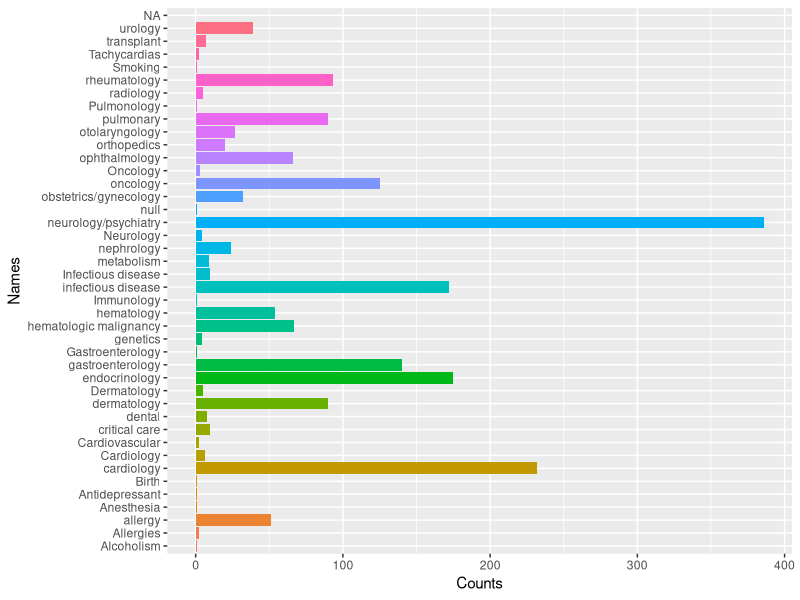
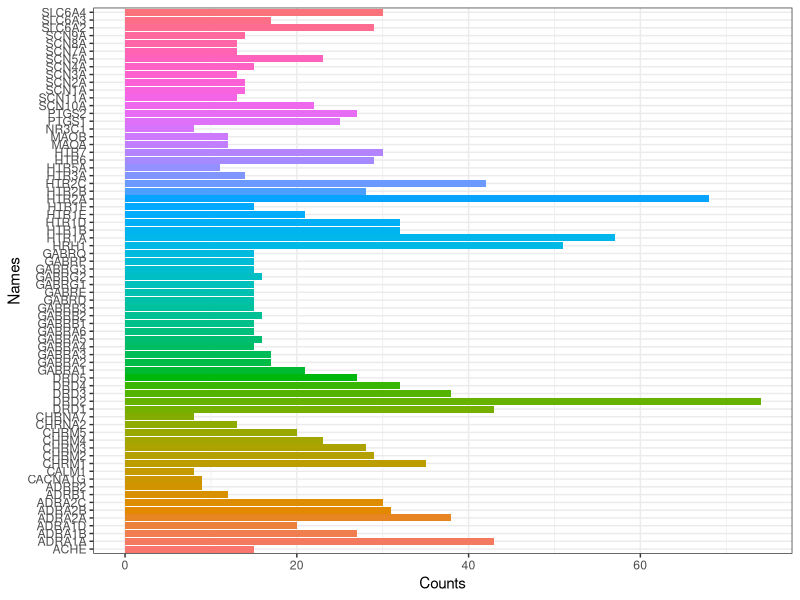
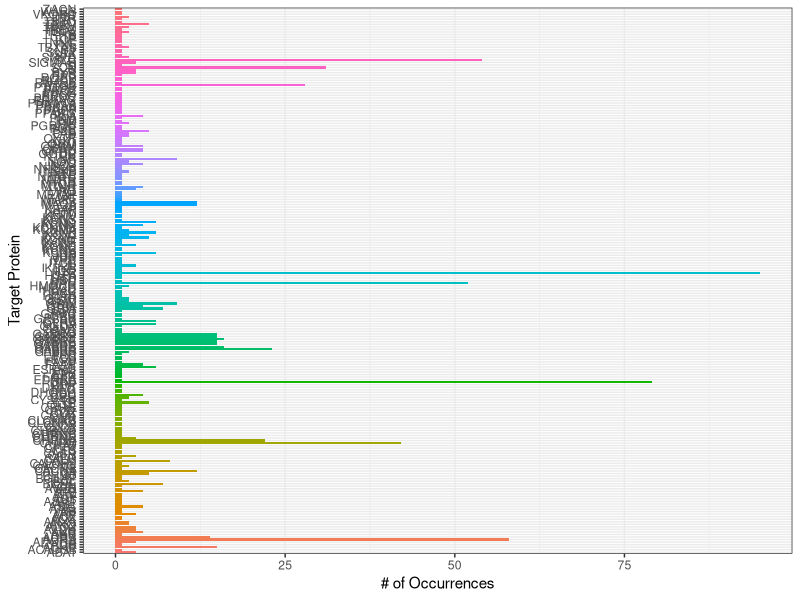
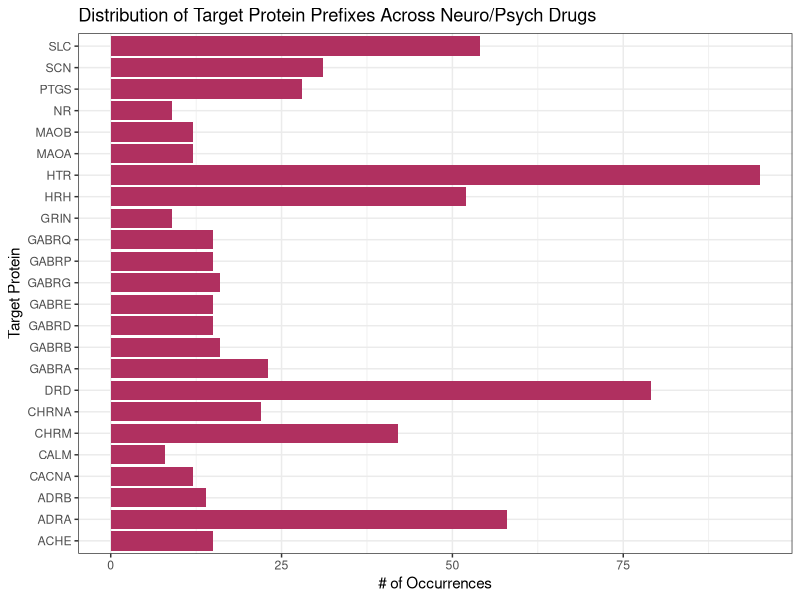

These figures' R source, in order: (Note: this script raises an error after producing the figures.)
library(tidyverse)
library(readxl)
library(rlang)

########################################################################
## Code to create counts the for dataset on the number of occurrences ##
## for each Disease Area, Target Protein, and Indication + Plotting   ##
########################################################################

all.drugs = read_xls("literallyAllDrugs.xls") %>%
  filter(
    !is.na(SMILES), 
    !is.na(Target), 
    !is.na(MOA)
  )

head(all.drugs)

## Distribution of the Targets for Launched - I do not know what this means
# Maybe it means what is seen in a patient for the treatment to be dispatched?
# Can help us choose which cancer (or health issue in general) to focus on

launched = all.drugs %>%
  filter(Phase == "Launched")

# How many are there in each disease area? (launched drugs)

launched$DAvector = strsplit(launched$`Disease Area`, ", ")

counts = list()

counter = function(vec) {
  
  for (i in vec) {
    
    if (is.null(counts[[i]])) {
      counts[[i]] <<- 0
    }
    
    counts[[i]] <<- counts[[i]] + 1
    
  }
  
}

for (vecT in launched$DAvector) {
  counter(vecT)
}

ggplot(data.frame(
  Names = names(counts),
  Counts = as.numeric(counts)
), aes(x = Counts, y = Names, fill = Names)) +
  geom_bar(stat = "identity") +
  theme(legend.position = "none")

## Distribution of the Targets in Launched for Neurology/Psychiatry

nP = launched %>% # 384 launched
  filter(str_detect(`Disease Area`, "neurology/psychiatry"))

nP$TargetVector = strsplit(nP$Target, ", ")

counts = list()

counter = function(vec) {
  
  for (i in vec) {
    
    if (is.null(counts[[i]])) {
      counts[[i]] <<- 0
    }
    
    counts[[i]] <<- counts[[i]] + 1
    
  }
  
}

for (vecT in nP$TargetVector) {
  counter(vecT)
}

# Counts of the prevalent target proteins

count.filter = 7

ggplot(data.frame(
  Names = names(counts[which(counts > count.filter)]),
  Counts = as.numeric(counts[which(counts > count.filter)])
), aes(x = Counts, y = Names, fill = Names)) +
  geom_bar(stat = "identity") +
  theme(legend.position = "none",
        legend.title = element_text("Bee")) +
  guides(fill = "none") +
  theme_bw()

# Counts by the prefixes of the Target Proteins for all launched
# neurological/psychiatric drugs

nP = launched %>% # 368 launched
  filter(str_detect(`Disease Area`, "neurology/psychiatry"),
         !is.na(SMILES))

nP$TargetVector = strsplit(nP$Target, ", ")

nP$TargetPrefixVector = lapply(nP$TargetVector, function(vec) {
  unique(sapply(vec, function(x) {
    sub("^([A-Za-z]+).*", "\\1", x)
  }))
}
)

counts.pref = list()

counter.pref = function(vec) {
  
  for (i in vec) {
    
    if (is.null(counts.pref[[i]])) {
      counts.pref[[i]] <<- 0
    }
    
    counts.pref[[i]] <<- counts.pref[[i]] + 1
    
  }
  
}

for (vecT in nP$TargetPrefixVector) {
  counter.pref(vecT)
}

# Big unfiltered plot

ggplot(data.frame(
  Names = names(counts.pref),
  Counts = as.numeric(counts.pref)
), aes(x = Counts, y = Names, fill = Names)) +
  geom_bar(stat = "identity") +
  guides(fill = "none") +
  ylab("Target Protein") +
  xlab("# of Occurrences") +
  theme_bw()

# to interpret this, we can say that we are clustering target proteins
# for which the first letter grouping encompases more than
# count.filter / 370 of the launched drugs - 2 for no SMILES

count.filter = 7

# I think this is important for EDA

ggplot(data.frame(
  Names = names(counts.pref[which(counts.pref > count.filter)]),
  Counts = as.numeric(counts.pref[which(counts.pref > count.filter)])
), aes(x = Counts, y = Names)) +
  geom_bar(stat = "identity", fill = "maroon") +
  guides(fill = "none") +
  ylab("Target Protein") +
  xlab("# of Occurrences") +
  ggtitle("Distribution of Target Protein Prefixes Across Neuro/Psych Drugs") +
  theme(axis.text = element_text(size = 5)) +
  theme_bw()

########################################################################
## Code to create columns for dataset indicating whether a particular ##
## Target Protein or Indication is associated with a particular drug  ##
########################################################################

# Based on EDA, we put the popular target protein prefixes below,
# along with a comment of their occurrence count in neuro/psych drugs

popular.prefixes = c("SLC", # 50+
                     "SCN", # 25+
                     "PTGS", # 25+,
                     "MAO", # 20+
                     "HTR", # 75+
                     "HRH", # 50+
                     "GABR", # 100+
                     "DRD", # 75+,
                     "CHR", # 60+
                     "ADR") # 60+

#### Create presence and count columns for each of the popular protein groups ####

for (prefix in popular.prefixes) {
  
  all.drugs = all.drugs %>%
    rowwise() %>%
    mutate(!!prefix := if_else(
      any(str_starts(
        str_split(Target, ", ")[[1]],
        as.character(prefix)
      )),
      1,
      0
    )) %>%
    mutate(!!paste0(prefix, ".count") := sum(str_starts(
      str_split(Target, ", ")[[1]],
      as.character(prefix)
    ))
    ) %>%
    ungroup()
  
}

#### Create presence and count columns for each of the popular indication groups groups ####

# at this time, popular indications included are these, but
# can be recalculated at the bottom

popular.indication = c("Parkinson's Disease", "depression",
                       "pain relief", "schizophrenia")

for (ind in popular.indication) {
  
  all.drugs = all.drugs %>%
    rowwise() %>%
    mutate(!!paste0(ind) := sum(str_starts(
      str_split(Indication, ", ")[[1]],
      as.character(ind)
    ))
    ) %>%
    ungroup()
  
}

sum(all.drugs$`Parkinson's Disease`)

all.drugs$`Parkinson's Disease` = if_else(
  is.na(all.drugs$`Parkinson's Disease`),
  0,
  all.drugs$`Parkinson's Disease`
)

all.drugs$`depression` = if_else(
  is.na(all.drugs$`depression`),
  0,
  all.drugs$`depression`
)

all.drugs$`pain relief` = if_else(
  is.na(all.drugs$`pain relief`),
  0,
  all.drugs$`pain relief`
)

all.drugs$`schizophrenia` = if_else(
  is.na(all.drugs$`schizophrenia`),
  0,
  all.drugs$`schizophrenia`
)

sum(all.drugs$schizophrenia) # should NOT be the same
sum(!is.na(all.drugs$Indication)) # should be the same

#### Create presence and count columns for each of the MOAs groups ####

# at this time, popular indications included are these, but
# can be recalculated at the bottom

np.moas = unique((neuro.psych %>%
                    separate_rows(MOA, sep = ",\\s*") %>%
                    select(MOA))$MOA)

for (moa in np.moas) {
  
  all.drugs = all.drugs %>%
    rowwise() %>%
    mutate(!!paste0(moa) := sum(str_starts(
      str_split(MOA, ", ")[[1]],
      as.character(moa)
    ))
    ) %>%
    ungroup()
  
}


#### Analyze distribution of target proteins across various neuro/psych indications ####

counts.indication

# The most common indications are depression and schizophrenia
counts.indication[which(counts.indication == max(as.numeric(counts.indication)))]

popular.indication = counts.indication[which(counts.indication > 20)]

# Kind of hard to plot since there's a lot of columns of 1s and 0, so we can try the
# tidyverse "unnesting" route for more complex relationships

# But this route certainly made basic counting easy! Maybe for model fitting too?

dim(neuro.psych)
colnames(neuro.psych)


test.smiles.p = parse.smiles(str_split(neuro.psych$SMILES[[1]], ", ")[[1]][1])
test.smiles.p

test.smiles = test.smiles.p$`CN1CCc2cccc-3c2[C@H]1Cc1ccc(O)c(O)c-31`

get.adjacency.matrix(test.smiles)

# Save 1s and 0s all.drugs

write.csv(all.drugs, file = "allDrugs1s0s.csv")

